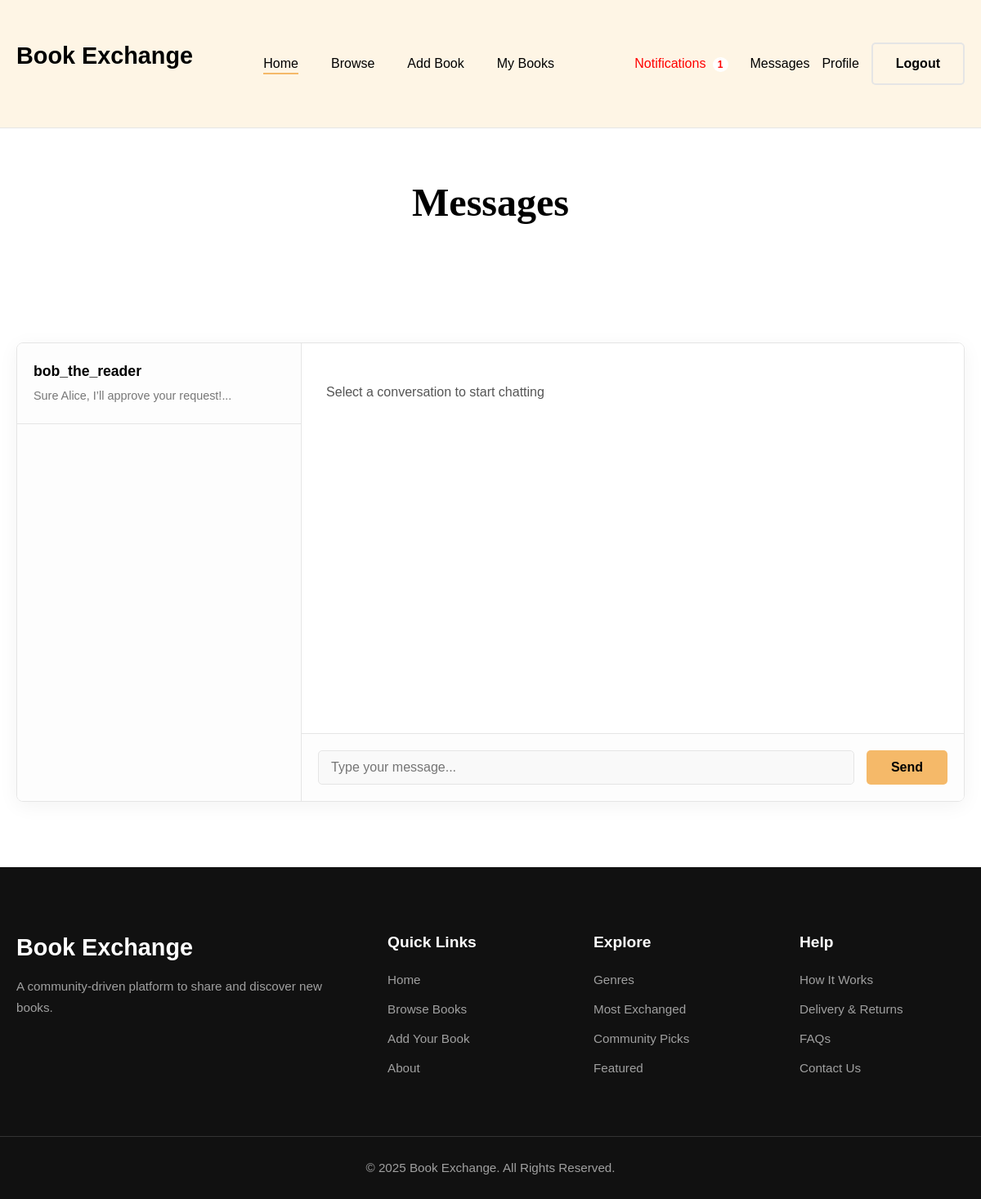
Screenshot of /messages.php (signed in) with the database file from the repository.
### tables this page shows
CREATE TABLE `users` (
  `id` int(11) NOT NULL,
  `username` varchar(50) NOT NULL,
  `email` varchar(100) NOT NULL,
  `password_hash` varchar(255) NOT NULL,
  `full_name` varchar(100) DEFAULT NULL,
  `address` text DEFAULT NULL,
  `phone` varchar(20) DEFAULT NULL,
  `profile_pic` varchar(255) DEFAULT NULL,
  `created_at` timestamp NOT NULL DEFAULT current_timestamp(),
  `is_admin` tinyint(1) DEFAULT 0
);

### messages.php (the view, shortened to what this page needs)
<?php
include 'includes/header.php';
$user_id = $_SESSION['user_id'];
$stmt = $conn->prepare("
    SELECT
        u.id as partner_id,
        u.username as partner_name,
        m.message,
        m.created_at
    FROM messages m
    JOIN users u ON u.id = IF(m.sender_id = ?, m.receiver_id, m.sender_id)
    WHERE m.id IN (
        SELECT MAX(id)
        FROM messages
        WHERE sender_id = ? OR receiver_id = ?
        GROUP BY LEAST(sender_id, receiver_id), GREATEST(sender_id, receiver_id)
    )
    ORDER BY m.created_at DESC
");
$stmt->bind_param("iii", $user_id, $user_id, $user_id);
$stmt->execute();
$conversations = $stmt->get_result();
?>
<div class="generic-page-header">
  <div class="container">
    <h1>Messages</h1>
  </div>
</div>
<main class="page-main-content">
  <div class="container">
    <div class="messages-wrapper">
      <aside class="contacts-list">
        <?php if ($conversations->num_rows > 0): ?>
          <?php while ($convo = $conversations->fetch_assoc()): ?>
            <div class="contact">
              <a href="conversation.php?partner_id=<?php echo $convo['partner_id']; ?>">
                <span class="contact-name"><?php echo htmlspecialchars($convo['partner_name']); ?></span>
                <span class="last-message"><?php echo htmlspecialchars(substr($convo['message'], 0, 80)) . '...'; ?></span>
              </a>
            </div>
          <?php endwhile; ?>
        <?php else: ?>
          <p>You have no messages yet. You can start a conversation from a book’s detail page.</p>
        <?php endif; ?>
      </aside>
      <section class="chat-area">
        <div class="message-list">
          <p>Select a conversation to start chatting</p>
        </div>
        <form class="message-input-form">
          <input type="text" placeholder="Type your message..." class="input-text" disabled>
          <button type="submit" class="btn btn-send" disabled>Send</button>
        </form>
      </section>
    </div>
  </div>
</main>
<?php include 'includes/footer.php'; ?>

### style.css (style rules this page uses)
:root { --primary-color: #F5B969; --secondary-color: #FEF5E5; --dark-color: #111111; --text-color: #555; --heading-color: #000; --white-color: #fff; --border-color: #e5e5e5; --font-heading: 'Playfair Display', serif; --font-body: 'Poppins', sans-serif; }
body { font-family: var(--font-body); color: var(--text-color); background-color: var(--white-color); margin: 0; font-size: 16px; line-height: 1.7; }
h1, h2, h3, h4, h5, h6 { font-family: var(--font-heading); color: var(--heading-color); font-weight: 700; margin-top: 0; line-height: 1.3; }
h1 { font-size: 4rem; }
a { text-decoration: none; color: var(--heading-color); transition: color 0.3s ease; }
.container { max-width: 1200px; margin: 0 auto; padding: 0 20px; }
.btn { background-color: var(--primary-color); color: var(--heading-color); padding: 12px 30px; border-radius: 5px; display: inline-block; font-weight: 600; font-size: 1rem; border: none; transition: all 0.3s ease; cursor: pointer; text-align: center; }
.generic-page-header { padding: 60px 0; text-align: center; }
.generic-page-header h1 { font-size: 3rem; margin: 0; }
.page-main-content { padding: 80px 0; }
.messages-wrapper { display: flex; border: 1px solid var(--border-color); border-radius: 8px; overflow: hidden; height: 70vh; box-shadow: 0 5px 25px rgba(0,0,0,0.05); }
.contacts-list { width: 30%; border-right: 1px solid var(--border-color); background: #fdfdfd; overflow-y: auto; }
.contact { padding: 20px; cursor: pointer; border-bottom: 1px solid var(--border-color); transition: background-color 0.3s ease; }
.contact-name { display: block; font-weight: 600; color: var(--heading-color); font-size: 1.1rem; }
.last-message { font-size: 0.9em; color: #777; white-space: nowrap; overflow: hidden; text-overflow: ellipsis; }
.chat-area { width: 70%; display: flex; flex-direction: column; background-color: var(--white-color); }
.message-list { flex-grow: 1; padding: 30px; overflow-y: auto; display: flex; flex-direction: column; gap: 15px; }
.message-input-form { display: flex; padding: 20px; border-top: 1px solid var(--border-color); background: #fdfdfd; gap: 15px; }
.message-input-form .input-text { flex-grow: 1; border: 1px solid var(--border-color); border-radius: 5px; padding: 10px 15px; font-size: 1rem; }

### rows the page displays
users: username "bob_the_reader", message "Sure Alice, I’ll approve your request!"

### other values shown
$notification_count "1"
